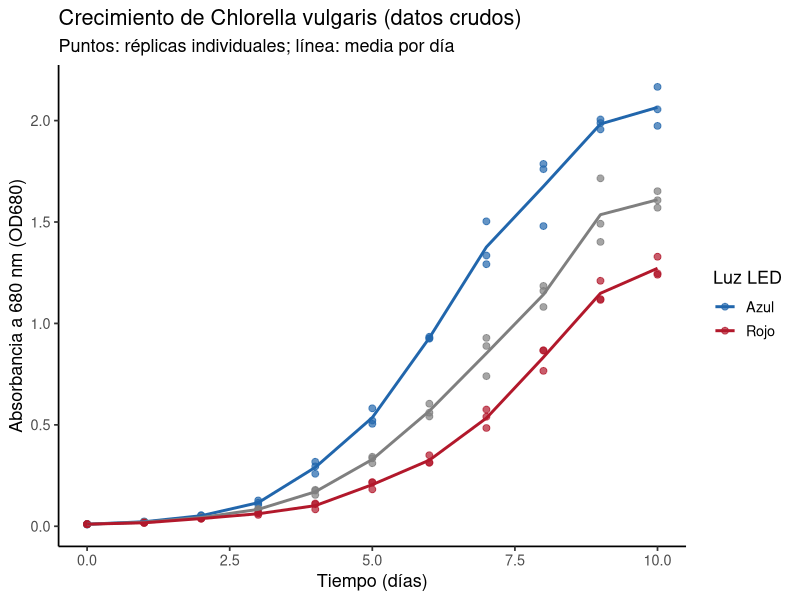
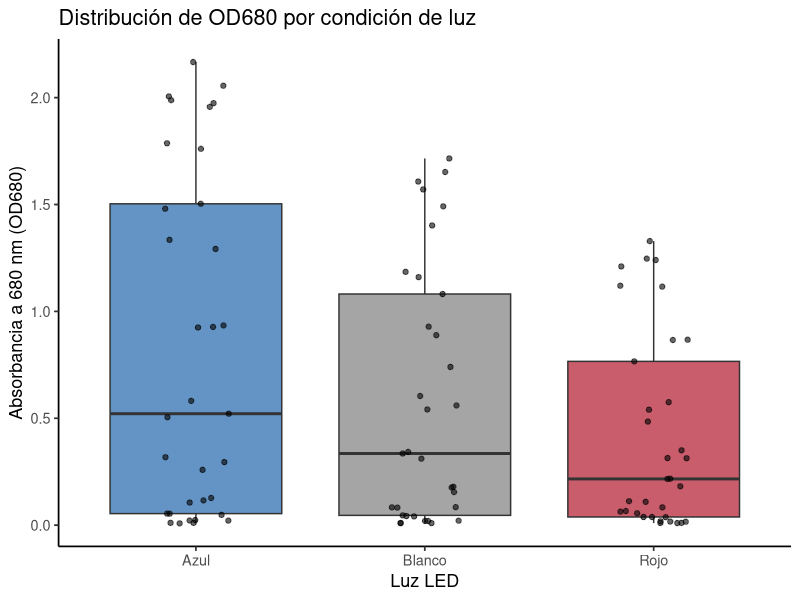
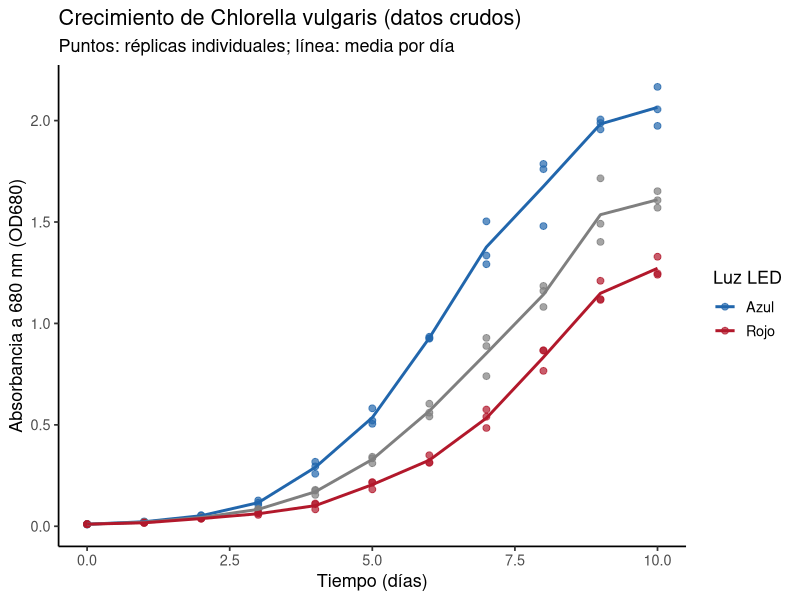
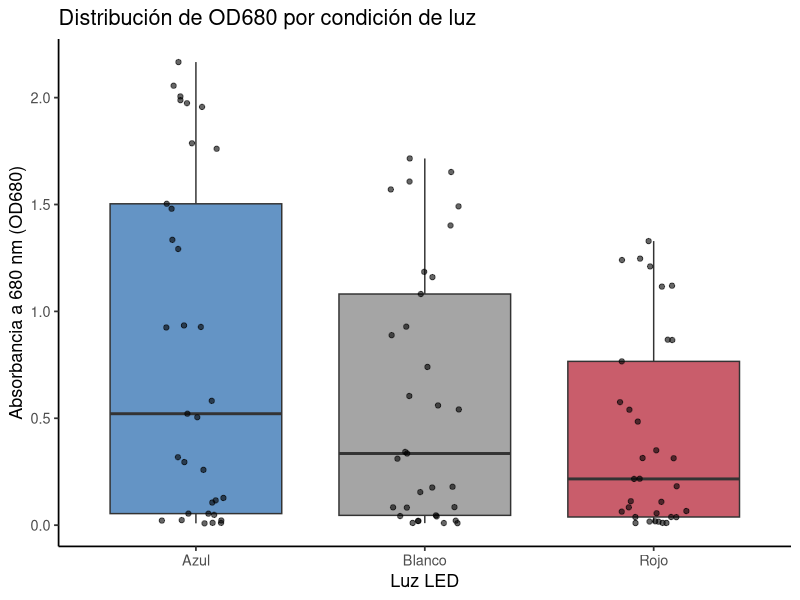

Reproduce these figures in R, in order.
# ==========================================================================
# 01. Contexto y toma de datos: crecimiento de Chlorella vulgaris
# ==========================================================================
# Autor: Dr. José Juan Torres Martínez
# Docente de Ciencias Químicas
# Universidad Autónoma de San Luis Potosí (UASLP)
# México
#
# Material académico para estudiantes
# Serie "Aprende R" — Lección 01
#
# Descripción: Primera lección de la serie. Se presenta el experimento
#   (crecimiento de Chlorella vulgaris bajo luz LED azul y roja), se leen
#   los datos tal como se registraron en el laboratorio (archivo
#   datos_chlorella_ancho.csv), se ordenan en R (datos ordenados o
#   "tidy data") y se hace un primer análisis exploratorio: resumen por
#   grupo, valores faltantes y gráficas iniciales. Los datos ordenados se
#   guardan para la Lección 02.
#
# Objetivos de aprendizaje:
#   - Describir un experimento: variables, unidades y réplicas.
#   - Leer datos de un archivo con read_csv().
#   - Pasar los datos del formato ancho (libreta de laboratorio) al
#     formato largo (tidy data) con pivot_longer().
#   - Resumir los datos por grupo (media, desviación estándar).
#   - Explorar los datos con gráficas antes de analizarlos.
#
# Datos: archivo datos_chlorella_ancho.csv, con las mediciones de
#   absorbancia (OD680) registradas en el laboratorio. Los valores son
#   simulados con fines didácticos, con magnitudes realistas.
# ==========================================================================

# --------------------------------------------------------------------------
# 1. Cargar paquetes
# --------------------------------------------------------------------------
library(tidyverse)

# --------------------------------------------------------------------------
# 2. El experimento (contexto)
# --------------------------------------------------------------------------
# Pregunta: ¿La luz LED azul o la luz LED roja produce un mayor crecimiento
#   de la microalga Chlorella vulgaris?
#
# Diseño:
#   - Organismo: Chlorella vulgaris (microalga verde).
#   - Tratamientos: luz LED azul y luz LED roja (2 condiciones).
#   - Réplicas: 3 cultivos independientes por condición (n = 3).
#   - Duración: 10 días, con una medición diaria.
#   - Variable medida: absorbancia a 680 nm (OD680), que es proporcional
#     a la densidad celular. En la práctica, las muestras con OD680 mayor
#     a 1.0 se diluyen antes de medir.
#
# Variables:
#   - dia: día del cultivo (0 a 10).
#   - luz: condición de luz (Azul o Rojo).
#   - replica: número de réplica (1, 2 o 3).
#   - OD680: absorbancia a 680 nm (sin unidades).

# --------------------------------------------------------------------------
# 3. Leer los datos tal como se registraron en el laboratorio
# --------------------------------------------------------------------------
# El archivo viene en formato ANCHO, como en la libreta o la hoja de
# cálculo: una fila por día y una columna por réplica. Así NO se analizan
# bien en R; primero hay que ordenarlos (sección 4).

datos_ancho <- read_csv("datos_chlorella_ancho.csv", show_col_types = FALSE)

print(datos_ancho)

# --------------------------------------------------------------------------
# 4. Ordenar los datos (tidy data, formato largo)
# --------------------------------------------------------------------------
# Regla de los datos ordenados ("tidy data"):
#   - Cada variable es una columna.
#   - Cada observación es una fila.
#   - Cada valor es una celda.
# Con pivot_longer() pasamos del formato ancho al formato largo.

datos <- datos_ancho %>%
  pivot_longer(
    cols = -dia,
    names_to = c("luz", "replica"),
    names_sep = "_R",
    values_to = "OD680"
  ) %>%
  mutate(replica = as.integer(replica))

print(datos)

# --------------------------------------------------------------------------
# 5. Primer análisis: resumen por día y condición
# --------------------------------------------------------------------------
resumen <- datos %>%
  group_by(dia, luz) %>%
  summarise(
    n        = n(),
    media_OD = mean(OD680),
    de_OD    = sd(OD680),
    min_OD   = min(OD680),
    max_OD   = max(OD680),
    .groups = "drop"
  )

print(resumen)

# --------------------------------------------------------------------------
# 6. Revisión de calidad: valores faltantes y valores fuera de rango
# --------------------------------------------------------------------------
# ¿Hay valores faltantes? (debe ser 0)
sum(is.na(datos$OD680))

# ¿Hay valores fuera de rango? (OD680 debe estar entre 0 y 3)
filter(datos, OD680 < 0 | OD680 > 3)

# --------------------------------------------------------------------------
# 7. Exploración gráfica (antes de analizar, hay que mirar los datos)
# --------------------------------------------------------------------------
# Gráfica 1: OD680 contra el tiempo; puntos = réplicas, línea = media.
grafica_puntos <- ggplot(datos, aes(x = dia, y = OD680, color = luz)) +
  geom_point(size = 2, alpha = 0.7) +
  geom_line(
    data = resumen,
    aes(x = dia, y = media_OD, group = luz),
    linewidth = 1
  ) +
  scale_color_manual(
    values = c("Azul" = "#2166ac", "Rojo" = "#b2182b")
  ) +
  labs(
    x = "Tiempo (días)",
    y = "Absorbancia a 680 nm (OD680)",
    color = "Luz LED",
    title = "Crecimiento de Chlorella vulgaris (datos crudos)",
    subtitle = "Puntos: réplicas individuales; línea: media por día"
  ) +
  theme_classic(base_size = 13)

print(grafica_puntos)

# Gráfica 2: distribución de OD680 por condición de luz (caja y puntos).
grafica_caja <- ggplot(datos, aes(x = luz, y = OD680, fill = luz)) +
  geom_boxplot(alpha = 0.7) +
  geom_jitter(width = 0.15, size = 1.5, alpha = 0.6) +
  scale_fill_manual(
    values = c("Azul" = "#2166ac", "Rojo" = "#b2182b")
  ) +
  labs(
    x = "Luz LED",
    y = "Absorbancia a 680 nm (OD680)",
    title = "Distribución de OD680 por condición de luz"
  ) +
  theme_classic(base_size = 13) +
  theme(legend.position = "none")

print(grafica_caja)

# --------------------------------------------------------------------------
# 8. Guardar los datos ordenados para la Lección 02
# --------------------------------------------------------------------------
write_csv(datos, "datos_chlorella.csv")

# --------------------------------------------------------------------------
# 9. Exportar las gráficas
# --------------------------------------------------------------------------
# Todas las gráficas de la lección se guardan como archivos PNG en alta
# resolución (300 dpi), listas para un informe o una presentación.
ggsave("01_exploracion_puntos.png", grafica_puntos,
       width = 18, height = 12, units = "cm", dpi = 300)
ggsave("01_exploracion_caja.png", grafica_caja,
       width = 16, height = 12, units = "cm", dpi = 300)

# --------------------------------------------------------------------------
# Qué sigue (Lección 02)
# --------------------------------------------------------------------------
# En la Lección 02 tomaremos este archivo (datos_chlorella.csv),
# convertiremos la OD680 a densidad celular (células/mL) con la
# calibración, calcularemos la velocidad específica de crecimiento (mu)
# A PARTIR DE LOS DATOS, y graficaremos la curva de crecimiento. Nada de
# lo que calcularemos está dado de
# antemano: todo sale de estas mediciones.
